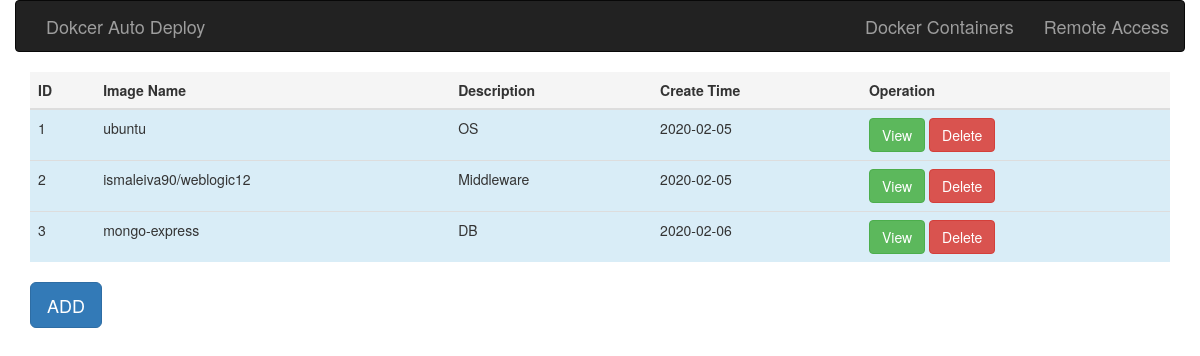
Before: / with the older database file.
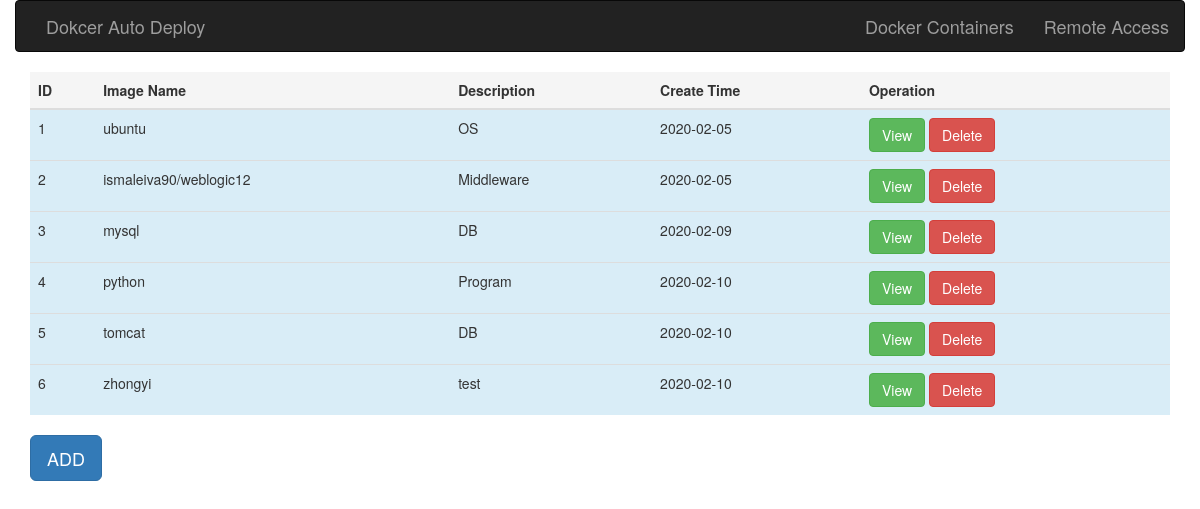
After: the same page with the newer database file.
### app.py (models this page shows, shortened)
class Environments(db.Model):
    __tablename__ = 'environments'
    id = db.Column(db.Integer, primary_key=True)
    name = db.Column(db.String(1024), nullable=False)
    description = db.Column(db.String(1024), nullable=False)
    create_time = db.Column(db.Date, default=datetime.date.today())

### app.py (the view, shortened to what this page needs)
@app.route('/', methods=['GET', 'POST'])
def show_environments_list():
    form = EnvironmentsListForm()
    db.create_all()
    if request.method == 'GET':
        envlists = Environments.query.all()
        return render_template('index.html', envlists=envlists, form=form)

### templates/index.html (shortened to what this page needs)
{% extends "base_env.html" %}
{% import "bootstrap/wtf.html" as wtf %}
{% block page_content %}
<table class="table table-hover">
    <thead>
        <th class="active">ID</th>
        <th class="active">Image Name</th>
        <th class="active">Description</th>
        <th class="active">Create Time</th>
        <th class='active'>Operation</th>
    </thead>
    <tbody>
        {% for todo in envlists %}
            <tr class="info">
                <td>{{ loop.index }}</td>
                <td>{{ todo.name }}</td>
                <td>{{ todo.description }}</td>
                <td>{{ todo.create_time }}</td>
                <td>
                    <a href="{{ url_for('show_version_list', env_id=todo.id) }}" class="btn btn-success" role ="button">View</a>
                    <a href="{{ url_for('delete_environments_list', id=todo.id) }}" class="btn btn-danger" role ="button">Delete</a>
                </td>
            </tr>
        {% endfor %}
    </tbody>
</table>
<button type="button" class="btn btn-primary btn-lg" data-toggle="modal" data-target="#myModal"> ADD </button>
{% endblock %}

### templates/base_env.html (shortened to what this page needs)
{% extends "bootstrap/base.html" %}
{% block navbar %}
    <nav class="navbar navbar-inverse container">
        <div class="navbar-header"> <a class="navbar-brand" href="{{ url_for('show_environments_list') }}">Dokcer Auto Deploy</a> </div>
        <div class="nav navbar-nav navbar-right"> <a class="navbar-brand" href="http://16.155.196.122:8080/">Remote Access</a> </div>
        <div class="nav navbar-nav navbar-right"> <a class="navbar-brand" href="{{ url_for('show_docker_ps_a') }}">Docker Containers</a> </div>
    </nav>
{% endblock %}
{% block content %}
    <div class="container">
        {% block page_content %} {% endblock %}
    </div>
{% endblock %}

Changed rows visible on the page:
removed Environments: name "mongo-express", description "DB", create_time "2020-02-06"
added Environments: name "mysql", description "DB", create_time "2020-02-09"
added Environments: name "python", description "Program", create_time "2020-02-10"
added Environments: name "tomcat", description "DB", create_time "2020-02-10"
added Environments: name "zhongyi", description "test", create_time "2020-02-10"
